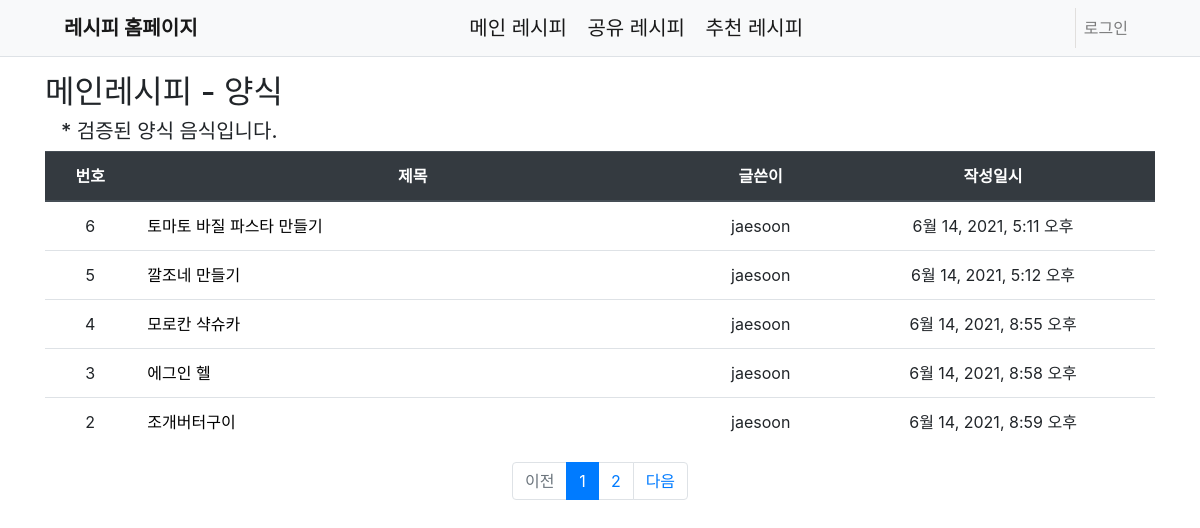
Page /main_recipe/western/ on the committed database.
### main_recipe/models.py (models this page shows, shortened)
class main_recipe(models.Model):
    subject = models.CharField(max_length=200)
    menu = models.CharField(choices=menu_Choice, max_length=10)
    material = models.TextField()
    how_Make = models.TextField()
    create_date = models.DateTimeField()
    author = models.ForeignKey(User, on_delete=models.CASCADE)
    modify_date = models.DateTimeField(null=True, blank=True)

### main_recipe/views/recipe_list_views.py (the view)
# urls.py: path('western/', recipe_list_views.western, name = 'western'),
def western(request):
    page = request.GET.get('page', '1')
    western_main_recipe = main_recipe.objects.filter(menu__contains='양식')
    paginator = Paginator(western_main_recipe, 5)
    page_obj = paginator.get_page(page)
    context = {'recipe_list': page_obj}
    return render(request, 'main/western_recipe_list.html', context)

### main_recipe/templatetags/main_filter.py (called while the page is built)
@register.filter
def sub(value, arg):
    return value-arg

### templates/main/western_recipe_list.html (shortened to what this page needs)
{% extends 'base.html' %}
{% load main_filter %}
{% block content %}
<div class="container my-3">
    <h2 class="banner">메인레시피 - 양식<br></h2>
    <h3 class="sub" style="font-size:20px;"> * 검증된 양식 음식입니다.</h3>
    <table class="table">
        <thead>
        <tr class="text-center thead-dark">
            <th>번호</th>
            <th style = "width:50%">제목</th>
            <th>글쓴이</th>
            <th>작성일시</th>
        </tr>
        </thead>
        <tbody>
        {% if recipe_list %}
        {% for recipe in recipe_list %}
        <tr class = "text-center">
            <td>{{ recipe_list.paginator.count|sub:recipe_list.start_index|sub:forloop.counter0|add:1 }}</td>
            <td class = "text-left">
                <a href="{% url 'main:recipe_detail' recipe.id %}">
                    {{ recipe.subject }}
                </a>
            </td>
            <td>{{ recipe.author.username }}</td>
            <td>{{ recipe.create_date }}</td>
        </tr>
        {% endfor %}
        {% else %}
        <tr>
            <td colspan="3">레시피가 없습니다.</td>
        </tr>
        {% endif %}
        </tbody>
    </table>
    <ul class="pagination justify-content-center">
        {% if recipe_list.has_previous %}
        <li class="page-item">
            <a class="page-link" href="?page={{ recipe_list.previous_page_number }}">이전</a>
        </li>
        {% else %}
        <li class="page-item disabled">
            <a class="page-link" tabindex="-1" aria-disabled="true" href="#">이전</a>
        </li>
        {% endif %}
        {% for page_number in recipe_list.paginator.page_range %}
        {% if page_number >= recipe_list.number|add:-5 and page_number <= recipe_list.number|add:5 %}
            {% if page_number == recipe_list.number %}
            <li class="page-item active" aria-current="page">
                <a class="page-link" href="?page={{ page_number }}">{{ page_number }}</a>
            </li>
            {% else %}
            <li class="page-item">
                <a class="page-link" href="?page={{ page_number }}">{{ page_number }}</a>
            </li>
            {% endif %}
        {% endif %}
        {% endfor %}
        {% if recipe_list.has_next %}
        <li class="page-item">
            <a class="page-link" href="?page={{ recipe_list.next_page_number }}">다음</a>
        </li>
        {% else %}
        <li class="page-item disabled">
            <a class="page-link" tabindex="-1" aria-disabled="true" href="#">다음</a>
        </li>
        {% endif %}
    </ul>
</div>
{% endblock %}

### static/style.css (style rules this page uses)
.banner { margin-bottom:0.5rem; }
.sub { border: none; margin-left:1rem; }

### rows in the picture
main_recipe: paginator.count|sub "6", subject "토마토 바질 파스타 만들기", author.username "jaesoon", create_date "6월 14, 2021, 5:11 오후"
main_recipe: paginator.count|sub "5", subject "깔조네 만들기", author.username "jaesoon", create_date "6월 14, 2021, 5:12 오후"
main_recipe: paginator.count|sub "4", subject "모로칸 샥슈카", author.username "jaesoon", create_date "6월 14, 2021, 8:55 오후"
main_recipe: paginator.count|sub "3", subject "에그인 헬", author.username "jaesoon", create_date "6월 14, 2021, 8:58 오후"
main_recipe: paginator.count|sub "2", subject "조개버터구이", author.username "jaesoon", create_date "6월 14, 2021, 8:59 오후"

### other values in the picture
{{ page_number }} "1"
{{ page_number }} "2"
